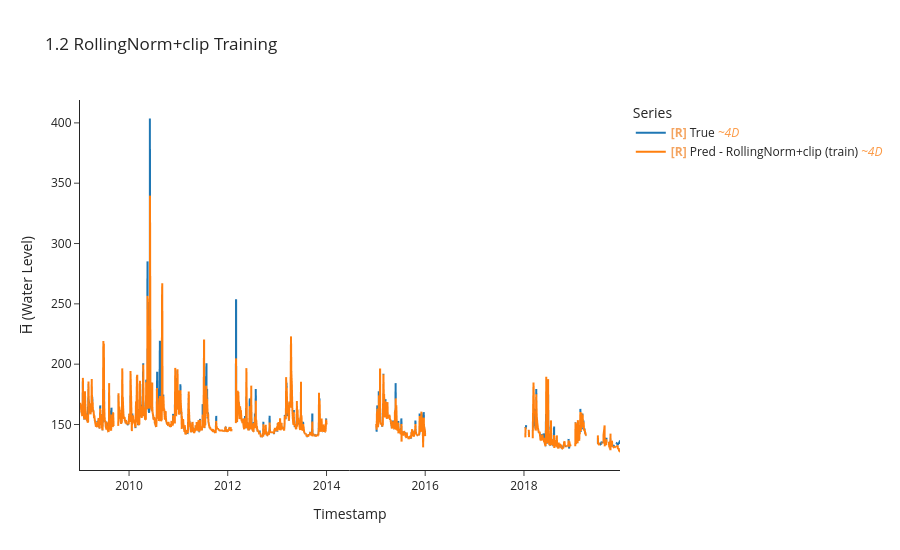

This figure's notebook cell:
### Markdown cell above
## 1.2 RollingNorm + y_clip (Leak-Fixed Baseline)

### Code cell
import torch
torch.manual_seed(42)

# RollingNorm with y_scaled clamped to [-5, 5]” leak fixed, same Adam baseline
train_ds_roll = uf.RollingNormTimeSeriesDataset(x_train, y_train, H_BAR_INDEX, y_clip=5.0)
test_ds_roll  = uf.RollingNormTimeSeriesDataset(x_test,  y_test,  H_BAR_INDEX, y_clip=5.0)

model_roll, opt_roll, crit_roll = build_mlp(LOOKBACK * N_FEATURES, HORIZON)

y_tr_roll, y_pr_roll, idx_roll, losses_roll = uf.train_model_online(
    model_roll, opt_roll, crit_roll,
    train_ds_roll, train_df,
    LOOKBACK, HORIZON, BATCH_SIZE,
)

uf.calculate_metrics_and_plot(
    {"RollingNorm+clip (train)": (y_tr_roll, y_pr_roll, idx_roll)},
    plot_title="1.2 RollingNorm+clip Training",
    export_metrics=True, export_html=True,
    export_file_name="results/training/online/p1_rolling_clip",
)

### Figure 1 — Plotly figure (JSON) as saved in the notebook; plotly's stock layout.template omitted (floating-point values rounded to 4 significant figures; data arrays with more than 128 entries replaced by an {"elided": "..."} marker saying what was removed)
{"data": [{"hovertemplate": "Legend=True<br>Timestamp=%{x}<br>H̅ (Water Level)=%{y}<extra></extra>", "legendgroup": "True", "line": {"color": "#1f77b4", "dash": "solid", "width": 2}, "marker": {"symbol": "circle"}, "mode": "lines", "name": "<b style=\"color:sandybrown\">[R]</b> True <i style=\"color:#fc9944\">~4D</i>", "showlegend": true, "type": "scattergl", "uid": "2c35dcc1-a95e-4e4c-a471-6de30d8a2550", "x": {"elided": "1011 str values"}, "xaxis": "x", "y": {"elided": "1011 float values"}, "yaxis": "y"}, {"hovertemplate": "Legend=Pred - RollingNorm+clip (train)<br>Timestamp=%{x}<br>H̅ (Water Level)=%{y}<extra></extra>", "legendgroup": "Pred - RollingNorm+clip (train)", "line": {"color": "#ff7f0e", "dash": "solid", "width": 2}, "marker": {"symbol": "circle"}, "mode": "lines", "name": "<b style=\"color:sandybrown\">[R]</b> Pred - RollingNorm+clip (train) <i style=\"color:#fc9944\">~4D</i>", "showlegend": true, "type": "scattergl", "uid": "6eccff54-8004-40e3-a59e-ff2ceec52938", "x": {"elided": "1013 str values"}, "xaxis": "x", "y": {"elided": "1013 float values"}, "yaxis": "y"}], "layout": {"height": 550, "legend": {"title": {"text": "Series"}, "tracegroupgap": 0}, "title": {"text": "1.2 RollingNorm+clip Training"}, "xaxis": {"anchor": "y", "domain": [0, 1], "title": {"text": "Timestamp"}}, "yaxis": {"anchor": "x", "domain": [0, 1], "title": {"text": "H̅ (Water Level)"}}}}
